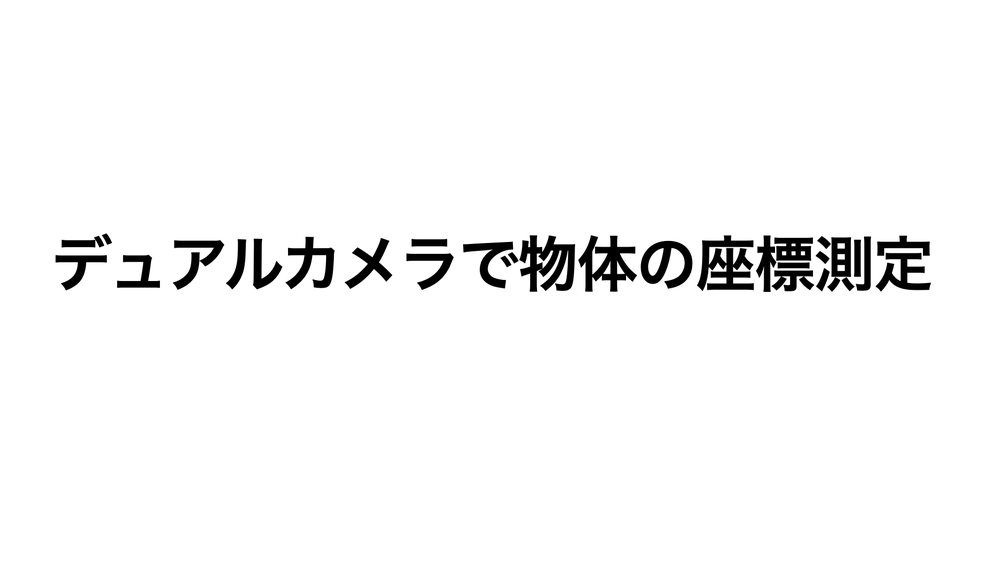
#> input picture example_OpenCV/001.png, 1000 x 562 px, shrunk from 1920 x 1080 before the run, given in place of the camera
$ python estimate_center_of_body.py
#> lines starting #> are read from the running program, lines starting #| are printed output that depends on the picture; after the words box and inside, x2 and y2 are one past the last pixel; in counts of white or black regions, pixels touching at a corner belong together
import cv2
import numpy as np
import time

def find_available_cameras():
    available_cameras = []
    for i in range(5):  # Adjust the range as needed
        cap = cv2.VideoCapture(i)
        if cap.isOpened():
            available_cameras.append(i)
            cap.release()
    return available_cameras

def extract_color_and_find_centroid(frame, HSV_vec=[60, 162, 152], range_vec=[20, 70, 70]):
    lower_bound = np.array(HSV_vec) - np.array(range_vec)
    upper_bound = np.array(HSV_vec) + np.array(range_vec)
    hsv_frame = cv2.cvtColor(frame, cv2.COLOR_BGR2HSV)

    # Step 1: Mask generation
    # マスクとは，バイナリ画像のことで，画像の中で特定の条件を満たす画素を白，それ以外を黒で表現した画像
    mask = cv2.inRange(hsv_frame, lower_bound, upper_bound)
    cv2.imshow('Mask', mask)
    cv2.waitKey(1)  # Display the mask image

    # Step 2: Morphological transformations
    kernel = np.ones((5, 5), np.uint8)
    mask = cv2.morphologyEx(mask, cv2.MORPH_OPEN, kernel)
    mask = cv2.morphologyEx(mask, cv2.MORPH_CLOSE, kernel)
    cv2.imshow('Mask after Morphology', mask)
    cv2.waitKey(1)  # Display the mask after morphological transformations

    # Step 3: Contour detection
    contours, _ = cv2.findContours(mask, cv2.RETR_EXTERNAL, cv2.CHAIN_APPROX_SIMPLE)
    if contours:
        c = max(contours, key=cv2.contourArea)
        M = cv2.moments(c)
        if M["m00"] != 0:
            cx = int(M["m10"] / M["m00"])
            cy = int(M["m01"] / M["m00"])
            centroid = (cx, cy)
        else:
            centroid = None
        cv2.drawContours(frame, [c], -1, (0, 255, 0), 2)  # Draw the largest contour
        cv2.circle(frame, centroid, 5, (0, 255, 0), -1)  # Mark the centroid
        cv2.putText(frame, f"Centroid: {centroid}", (cx + 10, cy), cv2.FONT_HERSHEY_SIMPLEX, 0.5, (0, 255, 0), 2)
    else:
        centroid = None

    return frame, mask, centroid

def capture_camera_frames(interval=1, max_frames=10, camera_index=1, HSV_vec=[50, 100, 100], range_vec=[50, 100, 100]):
    # Open the camera with the specified index
#> called with interval = 0.001, max_frames = 10000, camera_index = 0
    cap = cv2.VideoCapture(camera_index)

    if not cap.isOpened():
        print(f"Error: Could not open camera with index {camera_index}.")
        return

    frames = []

    for _ in range(max_frames):
        ret, frame = cap.read()
        if not ret:
            print("Error: Could not read frame.")
            break
        frame, mask, centroid = extract_color_and_find_centroid(frame, HSV_vec, range_vec)
        # HSV_vec=[60, 162, 152]
        # range_vec=[30, 70, 70]
        frames.append(frame)
        cv2.imshow('Processed Frame', frame)
        time.sleep(interval)
        if cv2.waitKey(1) & 0xFF == ord('q'):
            break
#> this loop made 1 pass; (key q is pressed on pass 1)
#> (cx in extract_color_and_find_centroid, cy in extract_color_and_find_centroid) on pass 1: (756, 263)
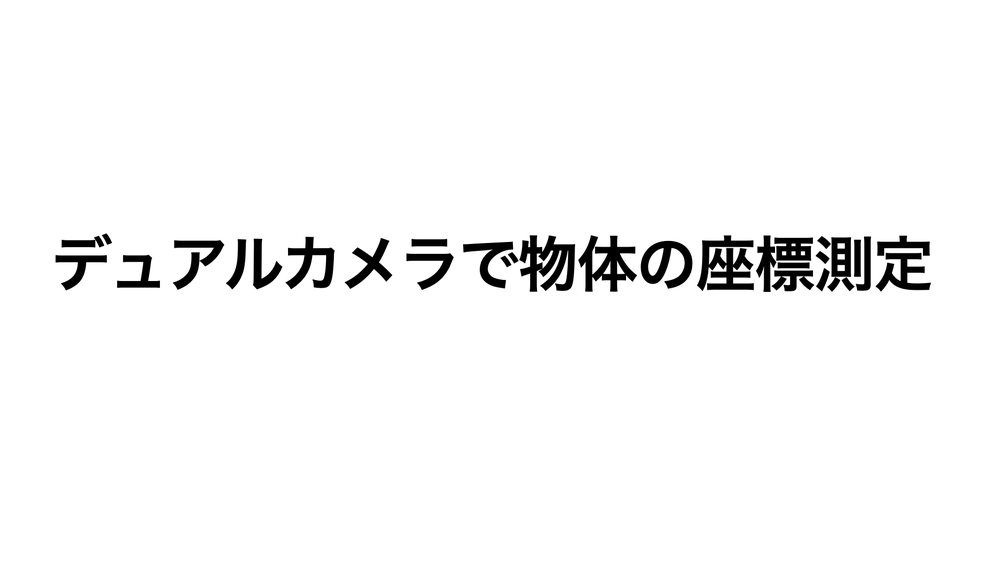
#> input picture example_OpenCV/001.png, 1000 x 562 px, shrunk from 1920 x 1080 before the run, given in place of the camera
#> pass 1, in extract_color_and_find_centroid, `mask = cv2.inRange(hsv_frame, lower_bound, upper_bound)`:
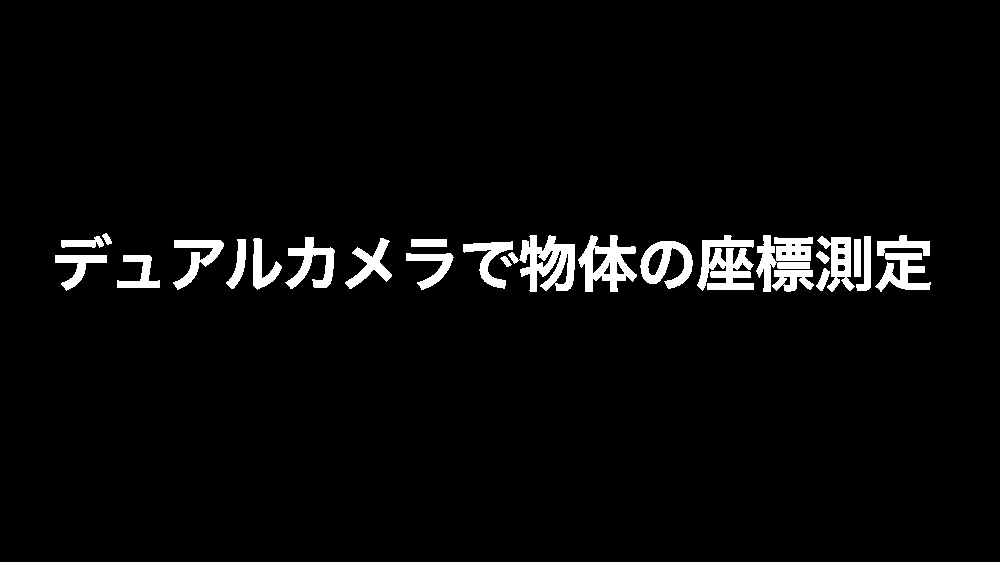
#> mask: shape (562, 1000); 3.6% white; 25 white regions, largest, box (x1, y1, x2, y2) and area: (508, 235, 575, 292) 2009, (697, 235, 754, 291) 1973, (578, 235, 637, 292) 1683
#> pass 1, in extract_color_and_find_centroid, `mask = cv2.morphologyEx(mask, cv2.MORPH_OPEN, kernel)`:
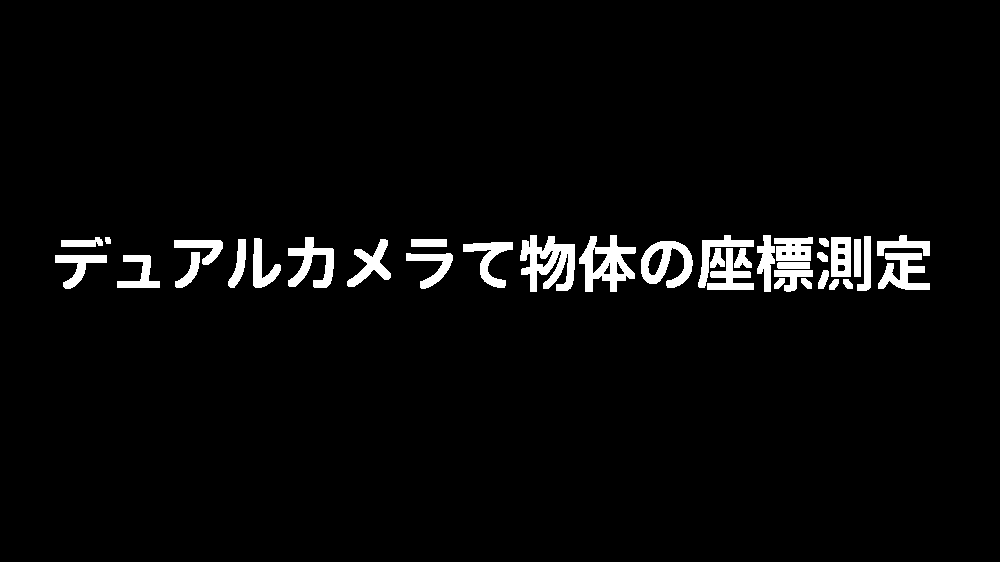
#> mask: shape (562, 1000); 3.5% white; 36 white regions, largest, box (x1, y1, x2, y2) and area: (520, 235, 575, 292) 1875, (579, 235, 636, 292) 1628, (641, 241, 693, 288) 1269
#> pass 1, in extract_color_and_find_centroid, `mask = cv2.morphologyEx(mask, cv2.MORPH_CLOSE, kernel)`:
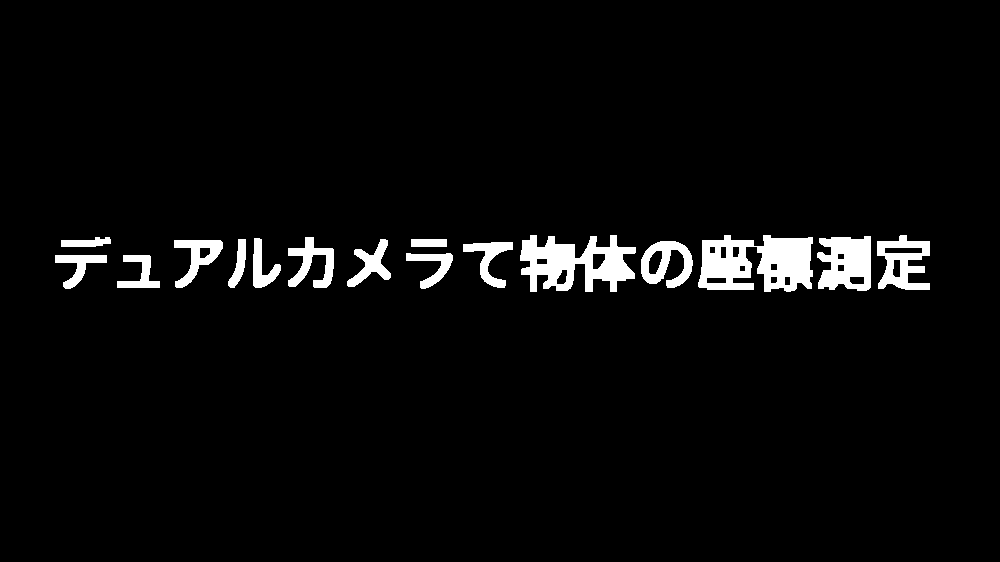
#> mask: shape (562, 1000); 3.8% white; 16 white regions, largest, box (x1, y1, x2, y2) and area: (698, 235, 813, 292) 4634, (520, 235, 636, 292) 3884, (817, 236, 871, 291) 2279
#> after the loop, frames = 1 item

    cap.release()
    cv2.destroyAllWindows()
    return frames

if __name__ == "__main__":
    cameras = find_available_cameras()
    if cameras:
        frames = capture_camera_frames(interval=0.001, max_frames=10000, camera_index=cameras[0])
#> frames = 1 item
    else:
        print("Error: No cameras available.")
